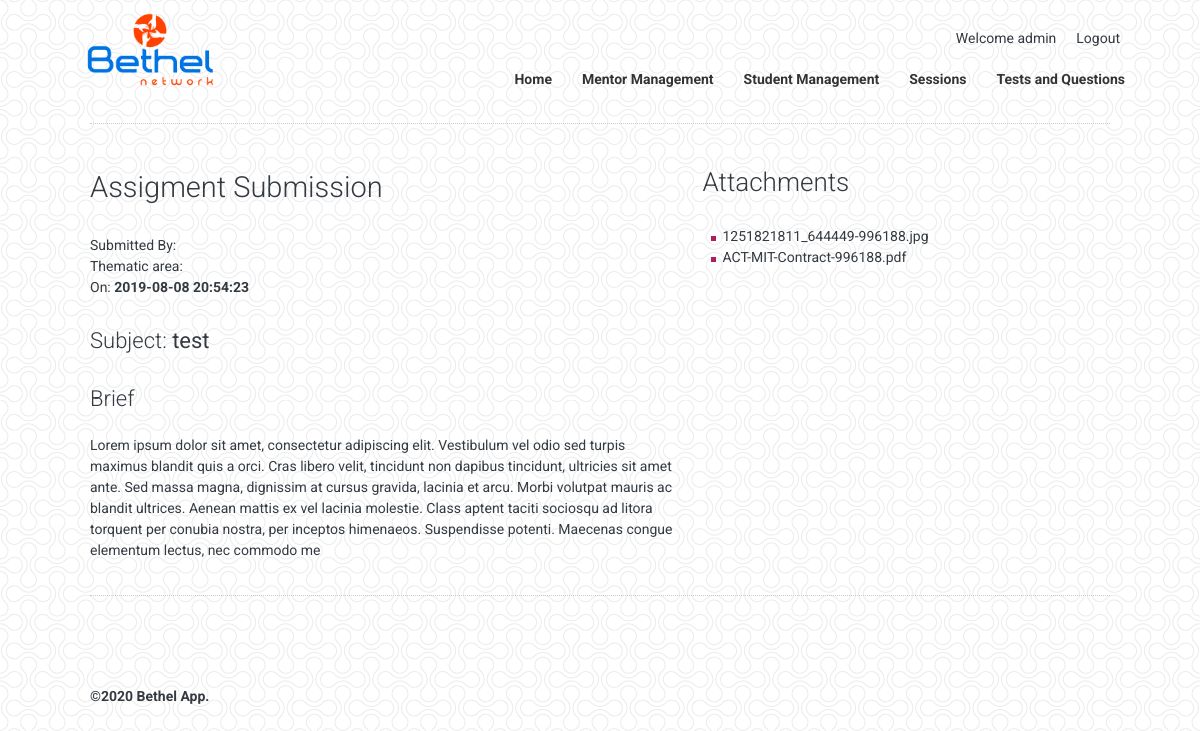
/manager/assignment-submission.php?a=9 (signed in), run on the app's committed database.
### tables this page shows
CREATE TABLE IF NOT EXISTS `djfk_manager_users` (
  `id` int(11) NOT NULL AUTO_INCREMENT,
  `usertype` text,
  `createdon` timestamp NULL DEFAULT CURRENT_TIMESTAMP,
  `username` char(50) DEFAULT NULL,
  `password` varchar(100) DEFAULT NULL,
  `lastlogintime` datetime DEFAULT NULL,
  PRIMARY KEY (`id`)
);

CREATE TABLE IF NOT EXISTS `djfk_assignment_submissions` (
  `id` int(11) NOT NULL AUTO_INCREMENT,
  `student_id` int(11) DEFAULT NULL,
  `course_id` int(11) DEFAULT NULL,
  `subject` text,
  `assignment_brief` text,
  `datetime` timestamp NULL DEFAULT CURRENT_TIMESTAMP,
  PRIMARY KEY (`id`)
);

CREATE TABLE IF NOT EXISTS `djfk_assignment_uploads` (
  `id` int(11) NOT NULL AUTO_INCREMENT,
  `assignment_sub_id` int(11) NOT NULL,
  `file_address` text,
  PRIMARY KEY (`id`)
);

### manager/config/_database/database.php (called while the page is built, shortened)
<?php
    $prefix = "djfk_";
?>

### manager/components/session-check.php (called while the page is built, shortened)
<?php
	require 'config/_database/database.php';
	$userid = $_SESSION['userid'];
?>

### manager/assignment-submission.php (the view, shortened to what this page needs)
<?php include 'components/session-check.php' ?>
<?php include 'controllers/base/head.php' ?>
<?php
$assignmentid = $_GET['a'];
$sqlass = "SELECT ".$prefix."assignment_submissions.id,".$prefix."assignment_submissions.datetime,".$prefix."assignment_submissions.subject, ".$prefix."assignment_submissions.assignment_brief, ".$prefix."course.course_number, ".$prefix."user.username From ".$prefix."assignment_submissions LEFT JOIN ".$prefix."course ON ".$prefix."assignment_submissions.course_id = ".$prefix."course.course_id LEFT JOIN ".$prefix."user ON ".$prefix."assignment_submissions.student_id = ".$prefix."user.id WHERE ".$prefix."assignment_submissions.id='$assignmentid'";
$resultass = $conn->query($sqlass) or die(mysqli_error($conn));
$rowa = $resultass->fetch_array()
?>
<body class="inner">
<div class="pagecont">
	<?php include 'controllers/navigation/innernav.php' ?>
	<div class="container12 cont-box">
		<article>
			<div class="row">
				<div class="col-md-7">
					<h3>Assigment Submission</h3>
					<p>Submitted By: <b><? echo $rowa["username"] ?></b><br />
					Thematic area: <b><? echo $rowa["course_number"] ?></b><br />
					On: <b><? echo $rowa["datetime"] ?></b></p>
					<h5>Subject: <b><? echo $rowa["subject"] ?></b></h5>
					<h5>Brief</h5>
					<p><? echo $rowa["assignment_brief"] ?></p>
				</div>
				<div class="col-md-4">
					<h4>Attachments</h4>
					<ul>
					<?php
						$sqlup="select * FROM ".$prefix."assignment_uploads WHERE assignment_sub_id = '$assignmentid'";
						$resultup = $conn->query($sqlup) or die(mysqli_error($conn));
						while($rowup = $resultup->fetch_array()){
							echo "<li><a target='_new' href='../userfiles/assignments/".$rowup['file_address']."'>".$rowup['file_address']."</a></li>";
						}
					?>
					</ul>
				</div>
			</div>
		</article>
	</div>
	<div class="container12"><article><hr /></article></div>
	<?php include 'controllers/base/footer.php' ?>
</body>
</html>

### manager/controllers/navigation/innernav.php
<?php
	$sqluder = "SELECT username FROM ".$prefix."manager_users WHERE id='$userid'";
	$result =  $conn->query($sqluder) or die(mysqli_error($conn));
	$rws =  $result->fetch_array();
 ?>
<header>
		<article>
			<div class="navholder">
				<div class="logo"><a href="#"><img src="assets/images/logo.png" /></a></div>
				<div class="navigation">
					<div class="topnav">
						<ul class="mainlinks">
							<li>Welcome <?php echo $rws["username"]; ?></li>
							<li><a href="components/logout.php">Logout</a></li>
						</ul>
					</div>
					<nav id="cssmenu">
						<ul>
							<li><a href="index.php">Home</a></li>
							<li><a href="register-mentor.php">Mentor Management</a></li>
							<li><a href="register-user.php">Student Management</a></li>
							<li><a href="create-course.php">Sessions</a></li>
							<li><a href="tests.php">Tests and Questions</a></li>
						</ul>
					</nav>
				</div>
			</div>
		</article>
	</header>
	<div class="container12"><article><hr /></article></div>

### manager/assets/css/menuscript.css (style rules this page uses)
#cssmenu, #cssmenu ul, #cssmenu ul li, #cssmenu ul li a, #cssmenu #menu-button { list-style: none; line-height: 1; display: block; position: relative; -webkit-box-sizing: border-box; -moz-box-sizing: border-box; box-sizing: border-box; }
#cssmenu:after, #cssmenu > ul:after { content: "."; display: block; clear: both; visibility: hidden; line-height: 0; height: 0; }
#cssmenu > ul > li { float: left; }

### manager/assets/css/style.css (style rules this page uses)
* { margin: 0; padding: 0 }
article, aside, details, figcaption, figure, footer, header, hgroup, menu, nav, section { display: block }
fieldset, img { border: 0 }
html { overflow-y: scroll; }
body { font-family: 'Roboto', sans-serif; font-size:14px; color: #343a40; overflow: hidden; font-weight: 400; background:url(../images/double-bubble-outline.png) repeat fixed; position: relative; }
*, *:after, *:before { -webkit-box-sizing: border-box; -moz-box-sizing: border-box; box-sizing: border-box; }
a img { border: 0; }
a, a:link { text-decoration: none; color: inherit; -o-transition: all 0.3s ease-in-out; -webkit-transition: all 0.3s ease-in-out; -moz-transition: all 0.3s ease-in-out; transition: all 0.3s ease-in-out }
h1, h2, h3, h4, h5, h6 { position:relative; font-weight:300; }
h3 { font-size: 29px; padding: 18px 0px 22px 0px; }
h4 { font-size: 26px; padding: 15px 0px 20px 0px; }
h5 { font-size: 22px; padding: 10px 0px 14px 0px; }
p { margin-bottom: 20px; }
ul, ol { margin-bottom: 5px; }
ul, ol { margin-left: 20px; }
ul li { list-style-image:url(../images/bullet.jpg); }
hr { margin-top: 1em;margin-bottom: 2em;border: 0; border-top-color: currentcolor; border-top-style: none; border-top-width: 0px; border-top: 1px dotted #ccc; }
.container12, footer { width:100%; float:left; position:relative; }
article { width:85%; margin:0px auto; }
header { width:100%; top:0px; left:0px; z-index: 1; }
header article { width: 90%; }
header .logo { width: 177px; margin-top: 10px; float: left; margin-left: 0em; }
header .logo img { width:100%; }
header .navigation { float: right; width: 60%; font-weight: 700; margin-top: 2em; }
header .navigation .topnav { float: right; width: auto; }
header .navigation .topnav .mainlinks { margin:0px; font-weight:400; }
header .navigation .topnav .mainlinks li { display:inline; list-style:none; padding-right:20px; float: left; }
header .navigation nav { float:right; width:100%; margin: 1em 0em; padding: 0; }
nav ul { list-style:none; float: right; margin: 0px; }
nav ul li { float:left; display:inline; }
nav ul li a { padding: 9px 15px; font-size: 14px; color:#333 !important; }

### data on the page
djfk_manager_users: username "admin"
djfk_assignment_submissions: datetime "2019-08-08 20:54:23", subject "test", assignment_brief "Lorem ipsum dolor sit amet, consectetur adipiscing elit. Vestibulum vel odio sed turpis maximus blandit quis a orci. Cras libero velit, tincidunt non dapibus tincidunt, ultricies sit amet ante. Sed massa magna, dignissim at cursus gravida, lacinia et arcu. Morbi volutpat mauris ac blandit ultrices. Aenean mattis ex vel lacinia molestie. Class aptent taciti sociosqu ad litora torquent per conubia nostra, per inceptos himenaeos. Suspendisse potenti. Maecenas congue elementum lectus, nec commodo me"
djfk_assignment_uploads: file_address "1251821811_644449-996188.jpg"
djfk_assignment_uploads: file_address "ACT-MIT-Contract-996188.pdf"
